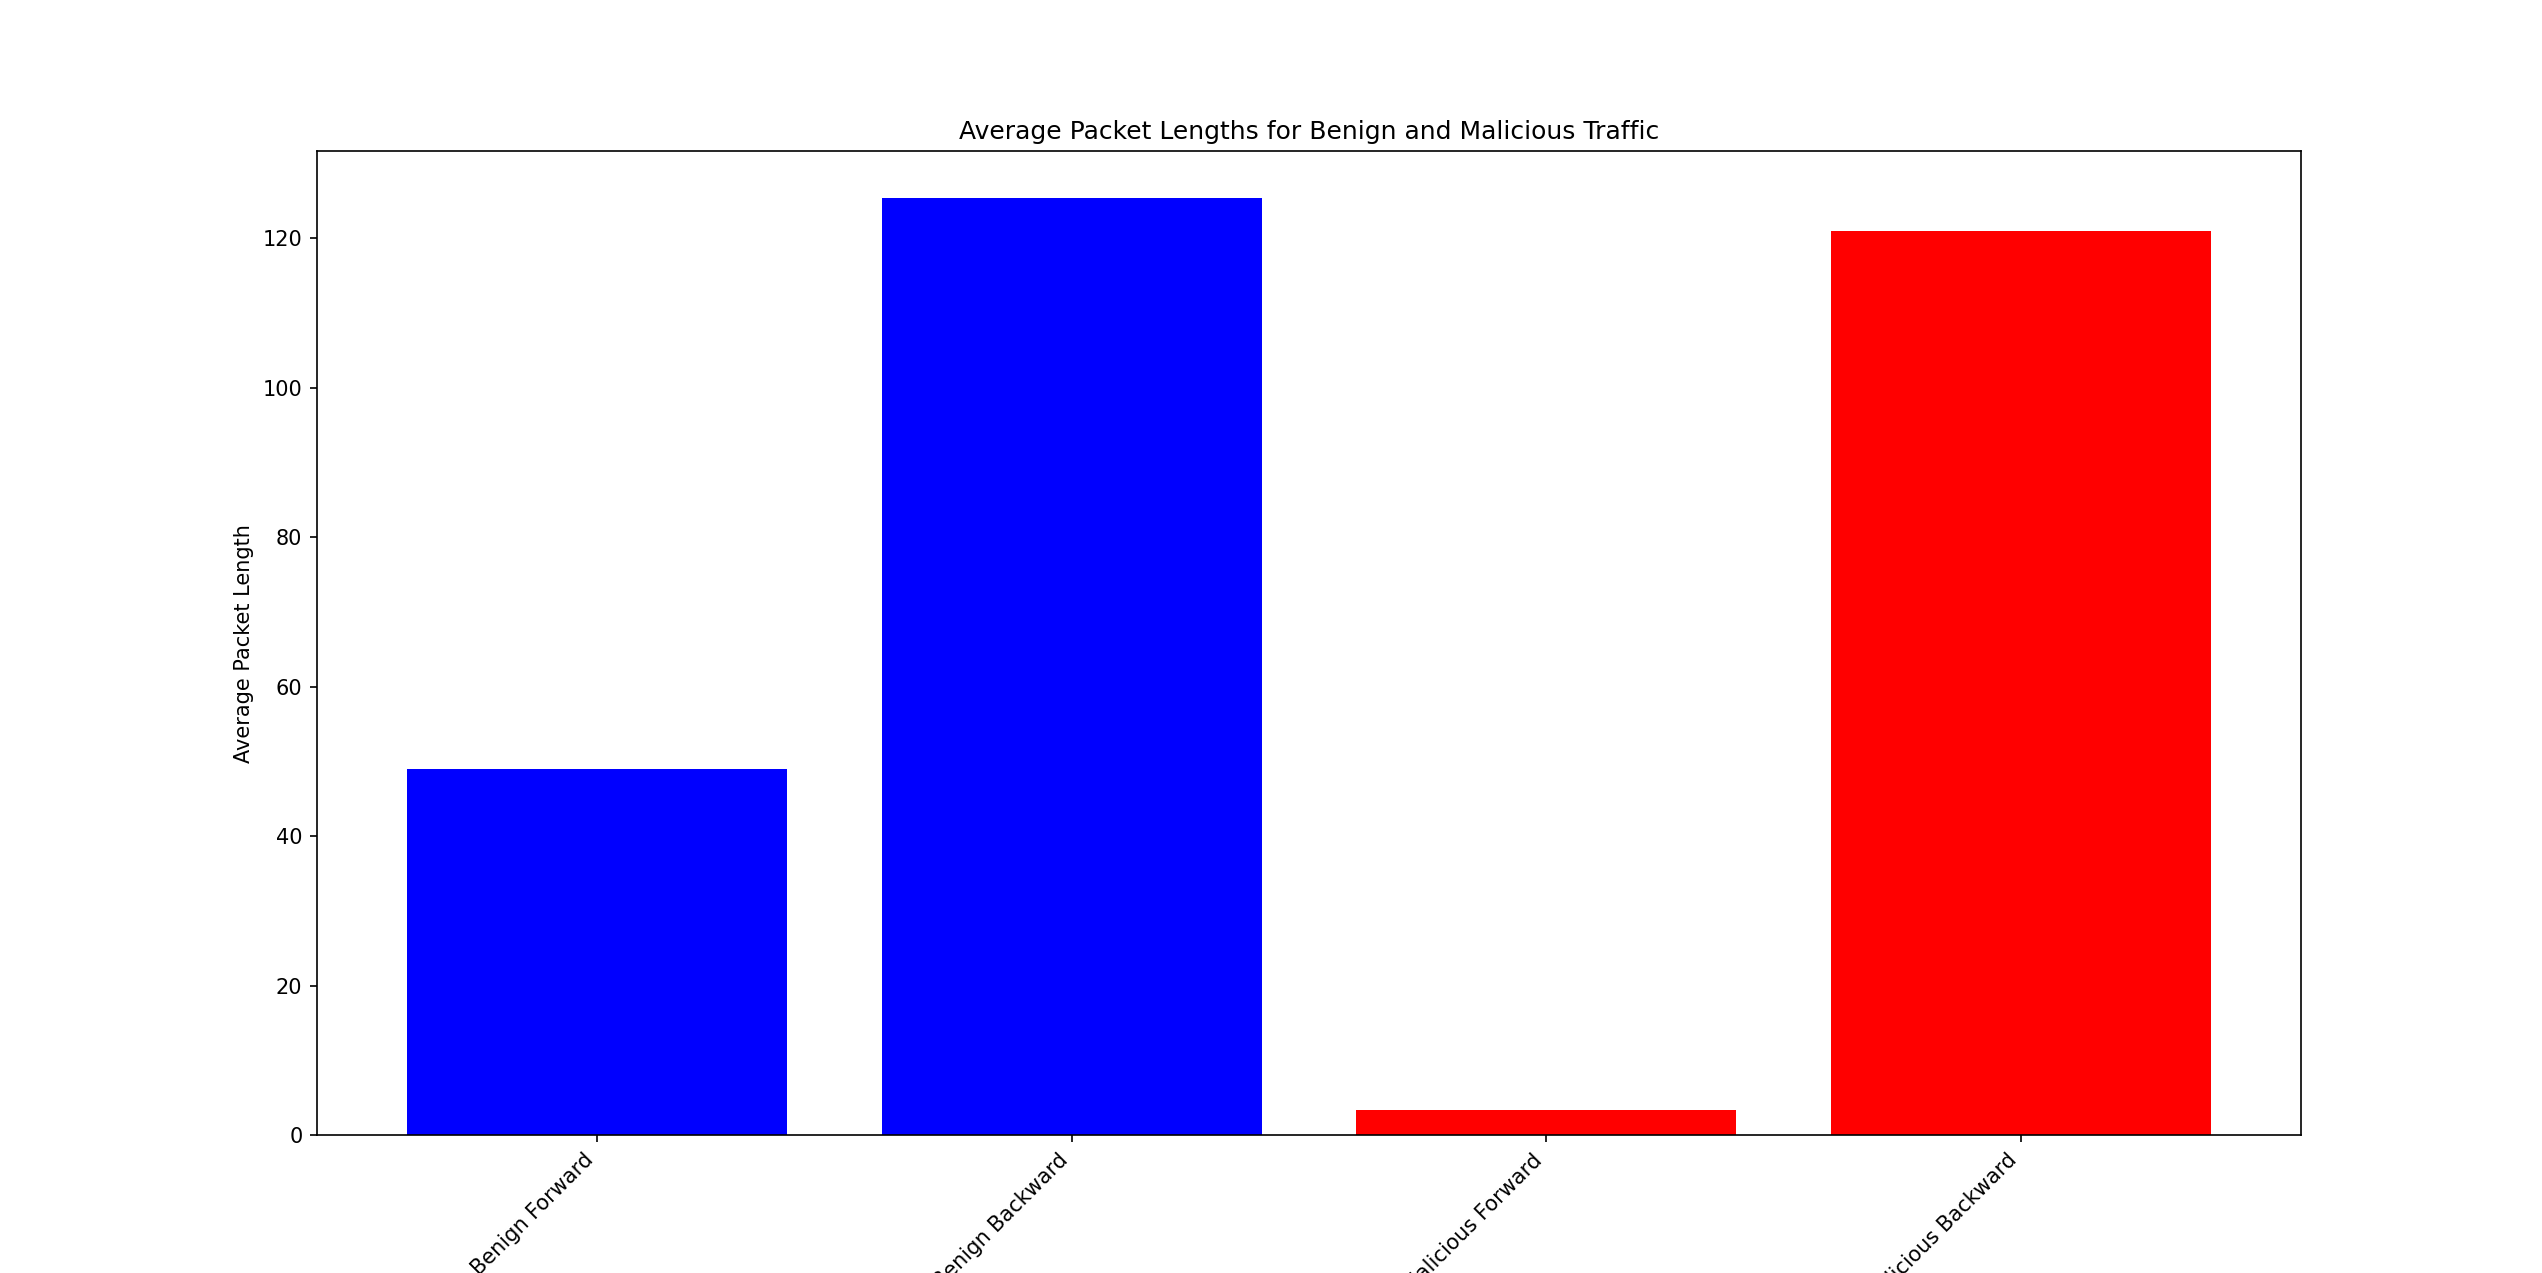

Generate this figure with Python:
import pandas as pd
import matplotlib.pyplot as plt

# Load the dataset
df = pd.read_csv('dataset.csv')

# Filter the dataset for benign and potentially malicious traffic
benign_traffic = df[df['Label'] == 'Benign']
malicious_traffic = df[df['Label'] != 'Benign']

# Calculate average packet lengths for benign traffic
benign_avg_fwd_pkt_len = benign_traffic['Fwd Pkt Len Mean'].mean()
benign_avg_bwd_pkt_len = benign_traffic['Bwd Pkt Len Mean'].mean()

# Calculate average packet lengths for malicious traffic
malicious_avg_fwd_pkt_len = malicious_traffic['Fwd Pkt Len Mean'].mean()
malicious_avg_bwd_pkt_len = malicious_traffic['Bwd Pkt Len Mean'].mean()

# Create a bar plot
labels = ['Benign Forward', 'Benign Backward', 'Malicious Forward', 'Malicious Backward']
avg_lengths = [benign_avg_fwd_pkt_len, benign_avg_bwd_pkt_len, malicious_avg_fwd_pkt_len, malicious_avg_bwd_pkt_len]

plt.bar(labels, avg_lengths, color=['blue', 'blue', 'red', 'red'])
plt.ylabel('Average Packet Length')
plt.title('Average Packet Lengths for Benign and Malicious Traffic')
plt.xticks(rotation=45, ha='right')
plt.show()
